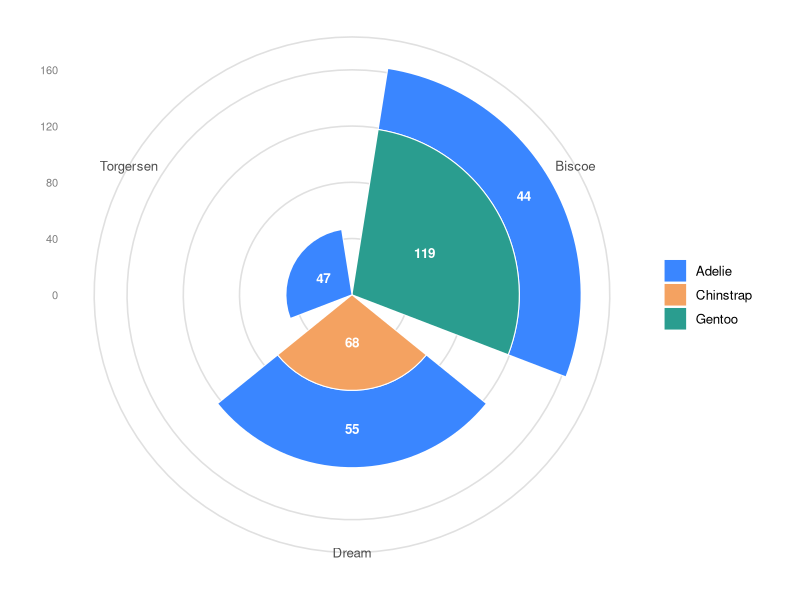
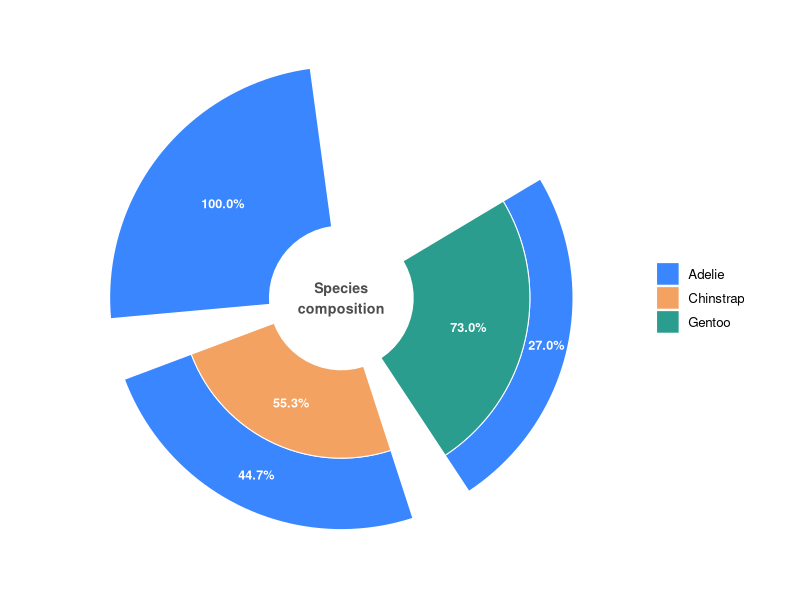
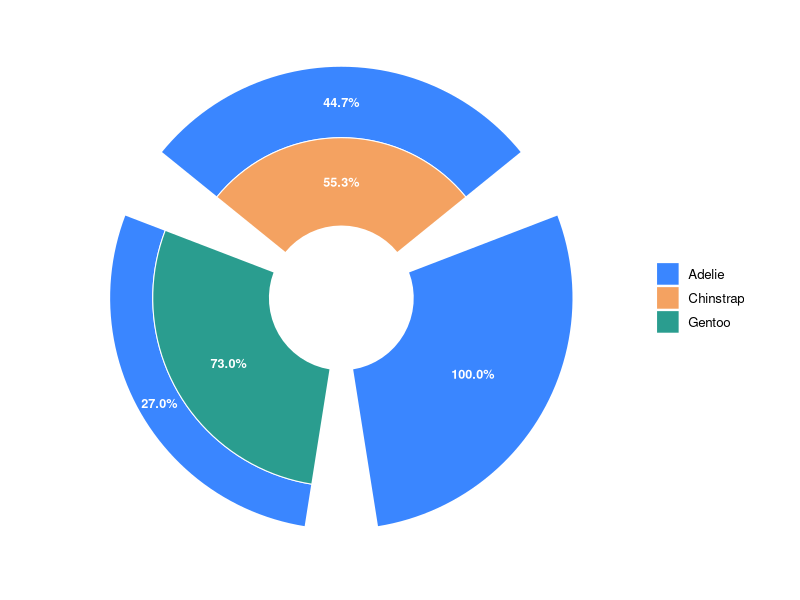

R code for these plots, in order:
## ---- chunk 1
# Installing necessary packages
if (!requireNamespace("tidyverse", quietly = TRUE)) {
  install.packages("tidyverse")
}
if (!requireNamespace("palmerpenguins", quietly = TRUE)) {
  install.packages("palmerpenguins")
}

# Load packages
library(tidyverse)
library(palmerpenguins)
## ---- chunk 2
data("penguins")

island_species <- penguins |>
  filter(!is.na(sex)) |>
  count(island, species)

island_species
## ---- chunk 3
#| label: fig-1.1BasicRadialStacked
#| fig-cap: "Basic radial stacked bar plot"
#| out.width: "85%"
#| warning: false
#| message: false
#| fig-width: 6.8
#| fig-height: 6.8

radial_colors <- c(Adelie = "#3a86ff", Chinstrap = "#f4a261", Gentoo = "#2a9d8f")

ggplot(island_species, aes(x = island, y = n, fill = species)) +
  geom_col(width = .85, colour = "white", linewidth = .35) +
  geom_text(aes(label = n), position = position_stack(vjust = .5),
            colour = "white", fontface = "bold", size = 3.4) +
  coord_polar(theta = "x") +
  scale_fill_manual(values = radial_colors) +
  labs(x = NULL, y = NULL, fill = NULL) +
  theme_minimal(base_size = 12) +
  theme(panel.grid.major.x = element_blank(),
        panel.grid.major.y = element_line(colour = "grey88"),
        axis.text.y = element_text(colour = "grey50", size = 8))
## ---- chunk 4
#| label: fig-1.2ProportionRadialStacked
#| fig-cap: "Species proportions per island with a donut hole"
#| out.width: "85%"
#| warning: false
#| message: false
#| fig-width: 6.8
#| fig-height: 6.8

island_props <- island_species |>
  group_by(island) |>
  mutate(frac = n / sum(n)) |>
  ungroup()

ggplot(island_props, aes(x = island, y = frac, fill = species)) +
  geom_col(width = .85, colour = "white", linewidth = .35) +
  geom_text(aes(label = scales::percent(frac, accuracy = 0.1)),
            position = position_stack(vjust = .5),
            colour = "white", fontface = "bold", size = 3.2) +
  coord_polar(theta = "x") +
  scale_y_continuous(labels = scales::percent, limits = c(-0.45, 1)) +
  annotate("text", x = 0, y = -0.45, label = "Species\ncomposition",
           size = 3.6, colour = "grey30", fontface = "bold") +
  scale_fill_manual(values = radial_colors) +
  labs(x = NULL, y = NULL, fill = NULL) +
  theme_minimal(base_size = 12) +
  theme(panel.grid = element_blank(), axis.text = element_blank(),
        axis.title = element_blank())
## ---- chunk 5
#| label: fig-1.3SortedRadialStacked
#| fig-cap: "Sectors sorted by the Gentoo share"
#| out.width: "85%"
#| warning: false
#| message: false
#| fig-width: 6.8
#| fig-height: 6.8

island_sorted <- island_props |>
  mutate(island = fct_reorder(island, frac * (species == "Gentoo"), .fun = sum))

ggplot(island_sorted, aes(x = island, y = frac, fill = species)) +
  geom_col(width = .85, colour = "white", linewidth = .35) +
  geom_text(aes(label = scales::percent(frac, accuracy = 0.1)),
            position = position_stack(vjust = .5),
            colour = "white", fontface = "bold", size = 3.2) +
  coord_polar(theta = "x", start = -pi / 3) +
  scale_y_continuous(labels = scales::percent, limits = c(-0.45, 1)) +
  scale_fill_manual(values = radial_colors) +
  labs(x = NULL, y = NULL, fill = NULL) +
  theme_minimal(base_size = 12) +
  theme(panel.grid = element_blank(), axis.text = element_blank(),
        axis.title = element_blank())
